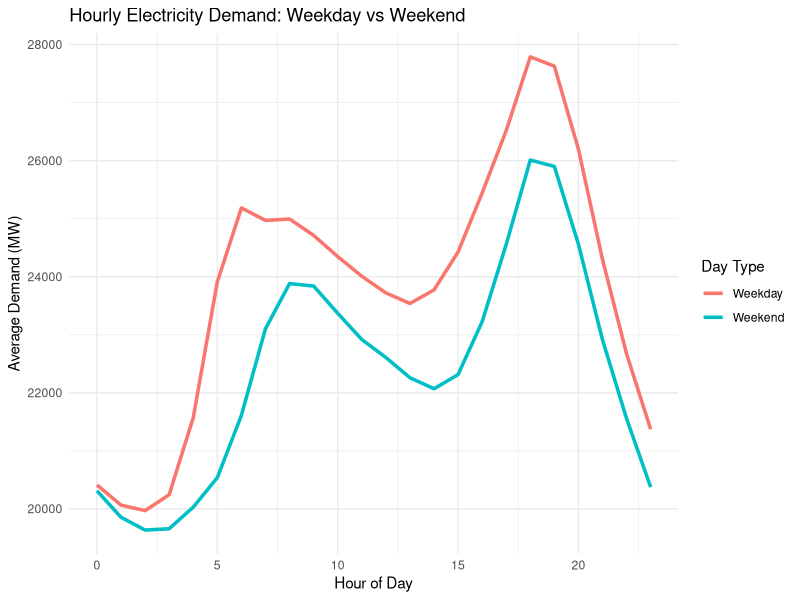
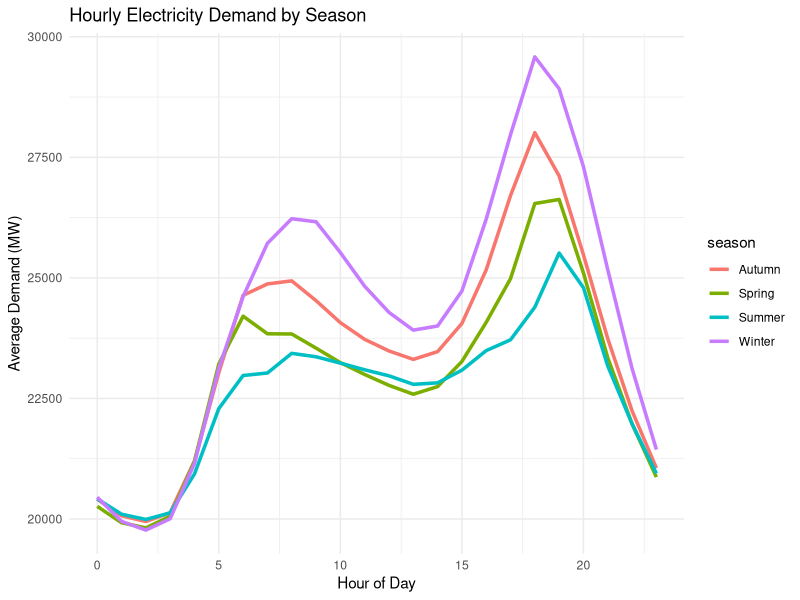
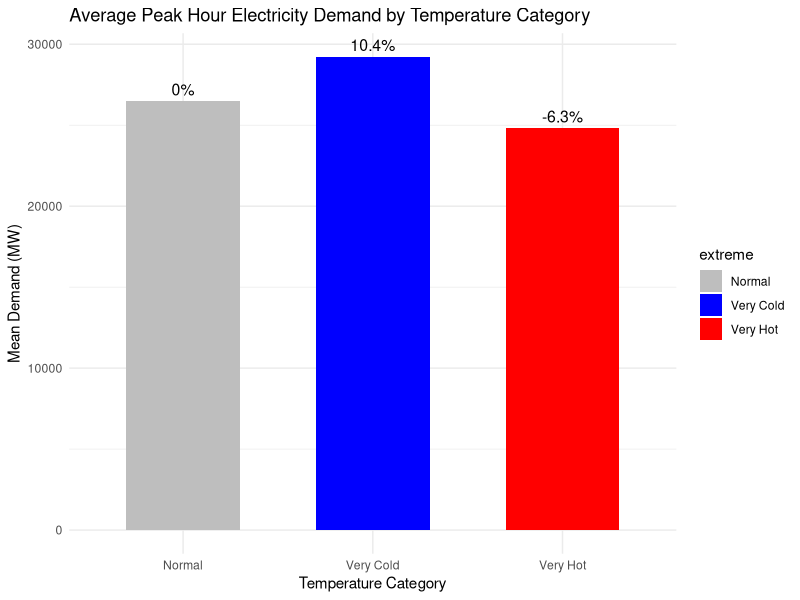
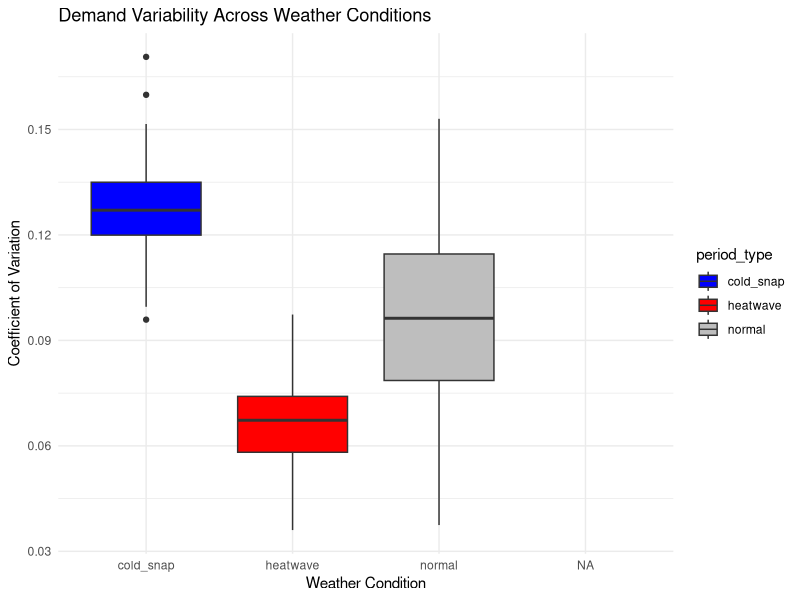

Generate these figures, in order, with R:
library(tidyverse)
library(lubridate)
library(ggplot2)
library(dplyr)

#########################################Problem 1###############################
df <- read.csv("Eskom demand Data.csv")

head(df[[1]])

df <- df %>%
  mutate(
    datetime = parse_date_time(Date.Time.Hour.Beginning,
                               orders = c("dmy HMS p", "ymd HMS p",
                                          "dmy HM p",  "ymd HM p"))
  )                                                                 ##Why? so we can group the dates into weekdays and weekends, compare trends time patterns.

##Extracting the usable features
df <- df %>%
  mutate(
    hour = hour(datetime),
    date = as.Date(datetime),
    weekday = wday(datetime, label = TRUE),
    is_weekend = weekday %in% c("Sat", "Sun") # True is weekend
  )

# 2. Aggregate to get average demand per hour for weekdays and weekends
hourly_curve <- df %>%
  group_by(hour, is_weekend) %>%
  summarise(avg_demand = mean(Residual.Demand, na.rm = TRUE)) %>%
  mutate(day_type = ifelse(is_weekend, "Weekend", "Weekday"))


# 3. Plot the average daily curve
ggplot(hourly_curve, aes(x = hour, y = avg_demand, color = day_type)) +
  geom_line(size = 1.2) +
  labs(
    title = "Hourly Electricity Demand: Weekday vs Weekend",
    x = "Hour of Day",
    y = "Average Demand (MW)",
    color = "Day Type"
  ) +
  theme_minimal()

# 4. Season column
df<- df %>%
  mutate(
    month = month(date),
    season = case_when(
      month %in% c(12, 1, 2) ~ "Summer",
      month %in% c(3, 4, 5)  ~ "Autumn",
      month %in% c(6, 7, 8)  ~ "Winter",
      month %in% c(9, 10, 11) ~ "Spring"
    )
  )

# 5. Aggregate hourly demand by season
seasonal_curve <- df %>%
  group_by(hour, season) %>%
  summarise(avg_demand = mean(Residual.Demand, na.rm = TRUE))

ggplot(seasonal_curve, aes(x = hour, y = avg_demand, color = season)) +
  geom_line(size = 1.2) +
  labs(
    title = "Hourly Electricity Demand by Season",
    x = "Hour of Day",
    y = "Average Demand (MW)"
  ) +
  theme_minimal()

######################################Problem 2###########################################
library(dplyr)
#1. transfer data
temp1 <- read.csv("Durban Weather 2021-2025.csv")
temp2 <- read.csv("Cape Town Weather 2021-2025.csv")
temp3 <- read.csv("Johannesburg Weather 2021-2025.csv")

#2. Convert data to numeric
temp1 <- temp1 %>%
  mutate(
    datetime = ymd_hm(time),
    temperature_2m = as.numeric(temperature_2m),
    rain._mm = as.numeric(rain._mm)
  )

temp2 <- temp2 %>%
  mutate(
    datetime = ymd_hm(time),
    temperature_2m = as.numeric(temperature_2m),
    rain_mm = as.numeric(rain_mm)
  )

temp3 <- temp3 %>%
  mutate(
    datetime = ymd_hm(time),
    temperature_2m = as.numeric(temperature_2m),
    rain_mm = as.numeric(rain_mm)
  )

#3. variable time has to be separated into a date column
temp1 <- temp1 %>%
  mutate(date = as.Date(datetime))

temp2 <- temp2 %>%
  mutate(date = as.Date(datetime))

temp3 <- temp3 %>%
  mutate(date = as.Date(datetime))

#4. combining both cities
temp_all <- bind_rows(temp1, temp2, temp3)

#5. daily average temp
daily_temp <- temp_all %>%
  group_by(date) %>%
  summarise(
    avg_temp = mean(temperature_2m, na.rm = TRUE)
  )
head(daily_temp)
summary(daily_temp$avg_temp)

# Top 5% = hot days, Bottom 5% = cold days
hot_threshold <- quantile(daily_temp$avg_temp, 0.95, na.rm = TRUE) #95th percentile
cold_threshold <- quantile(daily_temp$avg_temp, 0.05, na.rm = TRUE) #5th percentile

#classifying extreme temp days
daily_temp <- daily_temp %>%
  mutate(
    extreme = case_when(
      avg_temp >= hot_threshold ~ "Very Hot",
      avg_temp <= cold_threshold ~ "Very Cold",
      TRUE ~ "Normal"
    )
  )

df_peak <- df %>%
  left_join(daily_temp, by = "date")

#Step 3: Filter peak hours (17:00–20:00)
df_peak_hours <- df_peak %>%
  filter(hour >= 17 & hour <= 20, !is.na(extreme))

#manually calculating normal temperature mean
normal_mean <- df_peak_hours %>%
  filter(extreme == "Normal") %>%
  summarise(mean_demand = mean(Residual.Demand, na.rm = TRUE)) %>%
  pull(mean_demand)

#Calculate mean demand by temperature category
peak_summary <- df_peak_hours %>%
  group_by(extreme) %>%
  summarise(
    mean_demand_MW = mean(Residual.Demand, na.rm = TRUE)
  ) %>%
  mutate(
    perc_diff_vs_normal = 100 * (mean_demand_MW - normal_mean) / normal_mean
  )

peak_summary

#Problem 2 Plot
ggplot(peak_summary, aes(x = extreme, y = mean_demand_MW, fill = extreme)) +
  geom_col(width = 0.6) +
  geom_text(aes(label = paste0(round(perc_diff_vs_normal, 1), "%")), 
            vjust = -0.5, size = 4) +
  labs(
    title = "Average Peak Hour Electricity Demand by Temperature Category",
    x = "Temperature Category",
    y = "Mean Demand (MW)"
  ) +
  scale_fill_manual(values = c("Very Hot" = "red", "Very Cold" = "blue", "Normal" = "grey")) +
  theme_minimal()

######################################Problem 3###########################################


# Rename categories for clearer interpretation
daily_temp <- daily_temp %>%
  mutate(
    period_type = case_when(
      extreme == "Very Hot"  ~ "heatwave",
      extreme == "Very Cold" ~ "cold_snap",
      TRUE                   ~ "normal"
    )
  )

# Merge weather classification into demand data
df2 <- df %>%
  left_join(
    daily_temp %>% select(date, period_type),
    by = "date"
  )

# Calculate daily variability measures
daily_variability <- df2 %>%
  group_by(date, period_type) %>%
  summarise(
    daily_mean = mean(Residual.Demand, na.rm = TRUE),
    daily_sd   = sd(Residual.Demand, na.rm = TRUE),
    .groups = "drop"
  ) %>%
  mutate(
    daily_cv = daily_sd / daily_mean
  )

# Summarise variability across weather conditions
final_variability <- daily_variability %>%
  group_by(period_type) %>%
  summarise(
    avg_sd = mean(daily_sd, na.rm = TRUE),
    avg_cv = mean(daily_cv, na.rm = TRUE),
    .groups = "drop"
  )

print(final_variability)

# Plot coefficient of variation
ggplot(daily_variability,
       aes(x = period_type,
           y = daily_cv,
           fill = period_type)) +
  geom_boxplot() +
  labs(
    title = "Demand Variability Across Weather Conditions",
    x = "Weather Condition",
    y = "Coefficient of Variation"
  ) +
  scale_fill_manual(values = c(
    "heatwave" = "red",
    "cold_snap" = "blue",
    "normal" = "grey"
  )) +
  theme_minimal()
